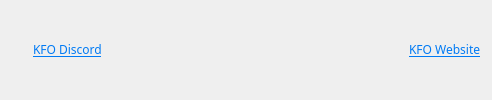
    <widget class="QWidget" name="top_layout" native="true">
     <property name="sizePolicy">
      <sizepolicy hsizetype="Preferred" vsizetype="Fixed">
       <horstretch>0</horstretch>
       <verstretch>0</verstretch>
      </sizepolicy>
     </property>
     <property name="styleSheet">
      <string notr="true">QWidget#top_layout {
background-color: rgb(17, 17, 17);
}</string>
     </property>
     <layout class="QHBoxLayout" name="horizontalLayout_3">
      <property name="spacing">
       <number>0</number>
      </property>
      <property name="sizeConstraint">
       <enum>QLayout::SizeConstraint::SetDefaultConstraint</enum>
      </property>
      <property name="topMargin">
       <number>5</number>
      </property>
      <property name="bottomMargin">
       <number>5</number>
      </property>
      <item>
       <layout class="QHBoxLayout" name="discord_layout">
        <property name="spacing">
         <number>0</number>
        </property>
        <property name="sizeConstraint">
         <enum>QLayout::SizeConstraint::SetDefaultConstraint</enum>
        </property>
        <property name="leftMargin">
         <number>0</number>
        </property>
        <property name="rightMargin">
         <number>229</number>
        </property>
        <item alignment="Qt::AlignmentFlag::AlignRight|Qt::AlignmentFlag::AlignVCenter">
         <widget class="QLabel" name="label_3">
          <property name="sizePolicy">
           <sizepolicy hsizetype="Fixed" vsizetype="Fixed">
            <horstretch>0</horstretch>
            <verstretch>0</verstretch>
           </sizepolicy>
          </property>
          <property name="minimumSize">
           <size>
            <width>18</width>
            <height>13</height>
           </size>
          </property>
          <property name="maximumSize">
           <size>
            <width>16</width>
            <height>14</height>
           </size>
          </property>
          <property name="baseSize">
           <size>
            <width>0</width>
            <height>0</height>
           </size>
          </property>
          <property name="text">
           <string/>
          </property>
          <property name="pixmap">
           <pixmap resource="../../resources.qrc">:/resource/ui/lobby_assets/discord-mark.png</pixmap>
          </property>
          <property name="scaledContents">
           <bool>true</bool>
          </property>
          <property name="alignment">
           <set>Qt::AlignmentFlag::AlignCenter</set>
          </property>
          <property name="wordWrap">
           <bool>false</bool>
          </property>
          <property name="margin">
           <number>1</number>
          </property>
          <property name="indent">
           <number>-1</number>
          </property>
         </widget>
        </item>
        <item>
         <spacer name="horizontalSpacer_4">
          <property name="orientation">
           <enum>Qt::Orientation::Horizontal</enum>
          </property>
          <property name="sizeType">
           <enum>QSizePolicy::Policy::Fixed</enum>
          </property>
          <property name="sizeHint" stdset="0">
           <size>
            <width>4</width>
            <height>12</height>
           </size>
          </property>
         </spacer>
        </item>
        <item alignment="Qt::AlignmentFlag::AlignLeft">
         <widget class="QLabel" name="label_4">
          <property name="font">
           <font>
            <family>DM Sans</family>
           </font>
          </property>
          <property name="frameShape">
           <enum>QFrame::Shape::NoFrame</enum>
          </property>
          <property name="text">
           <string>&lt;html&gt;&lt;head/&gt;&lt;body&gt;&lt;p&gt;&lt;a href=&quot;http://discord.gg/6jk3bWS&quot;&gt;&lt;span style=&quot; text-decoration: underline; color:#007af4;&quot;&gt;KFO Discord&lt;/span&gt;&lt;/a&gt;&lt;/p&gt;&lt;/body&gt;&lt;/html&gt;</string>
          </property>
          <property name="openExternalLinks">
           <bool>true</bool>
          </property>
         </widget>
        </item>
       </layout>
      </item>
      <item>
       <layout class="QHBoxLayout" name="website_layout">
        <property name="spacing">
         <number>0</number>
        </property>
        <property name="sizeConstraint">
         <enum>QLayout::SizeConstraint::SetDefaultConstraint</enum>
        </property>
        <property name="leftMargin">
         <number>57</number>
        </property>
        <property name="rightMargin">
         <number>0</number>
        </property>
        <item alignment="Qt::AlignmentFlag::AlignRight|Qt::AlignmentFlag::AlignVCenter">
         <widget class="QLabel" name="label_9">
          <property name="sizePolicy">
           <sizepolicy hsizetype="Fixed" vsizetype="Fixed">
            <horstretch>0</horstretch>
            <verstretch>0</verstretch>
           </sizepolicy>
          </property>
          <property name="minimumSize">
           <size>
            <width>17</width>
            <height>17</height>
           </size>
          </property>
          <property name="maximumSize">
           <size>
            <width>16</width>
            <height>17</height>
           </size>
          </property>
          <property name="baseSize">
           <size>
            <width>0</width>
            <height>0</height>
           </size>
          </property>
          <property name="text">
           <string/>
          </property>
          <property name="pixmap">
           <pixmap resource="../../resources.qrc">:/resource/ui/lobby_assets/Icon_globe.png</pixmap>
          </property>
          <property name="scaledContents">
           <bool>true</bool>
          </property>
          <property name="alignment">
           <set>Qt::AlignmentFlag::AlignCenter</set>
          </property>
          <property name="wordWrap">
           <bool>false</bool>
          </property>
          <property name="margin">
           <number>1</number>
          </property>
          <property name="indent">
           <number>-1</number>
          </property>
         </widget>
        </item>
        <item>
         <spacer name="horizontalSpacer_6">
          <property name="orientation">
           <enum>Qt::Orientation::Horizontal</enum>
          </property>
          <property name="sizeType">
           <enum>QSizePolicy::Policy::Fixed</enum>
          </property>
          <property name="sizeHint" stdset="0">
           <size>
            <width>4</width>
            <height>12</height>
           </size>
          </property>
         </spacer>
        </item>
        <item alignment="Qt::AlignmentFlag::AlignLeft">
         <widget class="QLabel" name="label_10">
          <property name="font">
           <font>
            <family>DM Sans</family>
           </font>
          </property>
          <property name="text">
           <string>&lt;html&gt;&lt;head/&gt;&lt;body&gt;&lt;p&gt;&lt;a href=&quot;https://crystalwarrior.github.io/KFO-website/&quot;&gt;&lt;span style=&quot; text-decoration: underline; color:#007af4;&quot;&gt;KFO Website&lt;/span&gt;&lt;/a&gt;&lt;/p&gt;&lt;/body&gt;&lt;/html&gt;</string>
          </property>
          <property name="openExternalLinks">
           <bool>true</bool>
          </property>
         </widget>
        </item>
       </layout>
      </item>
     </layout>
    </widget>
